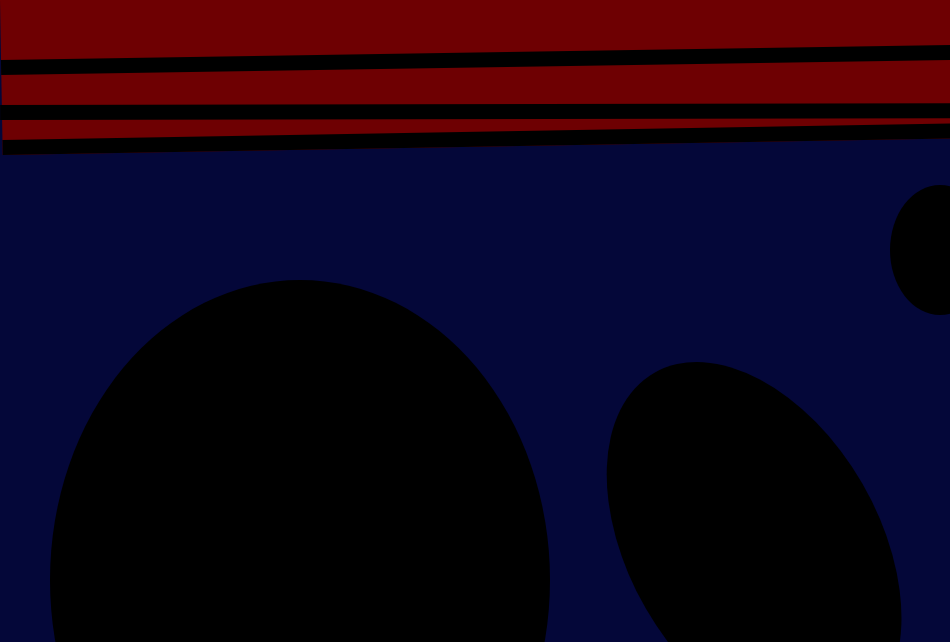
Frame 1 (no input)
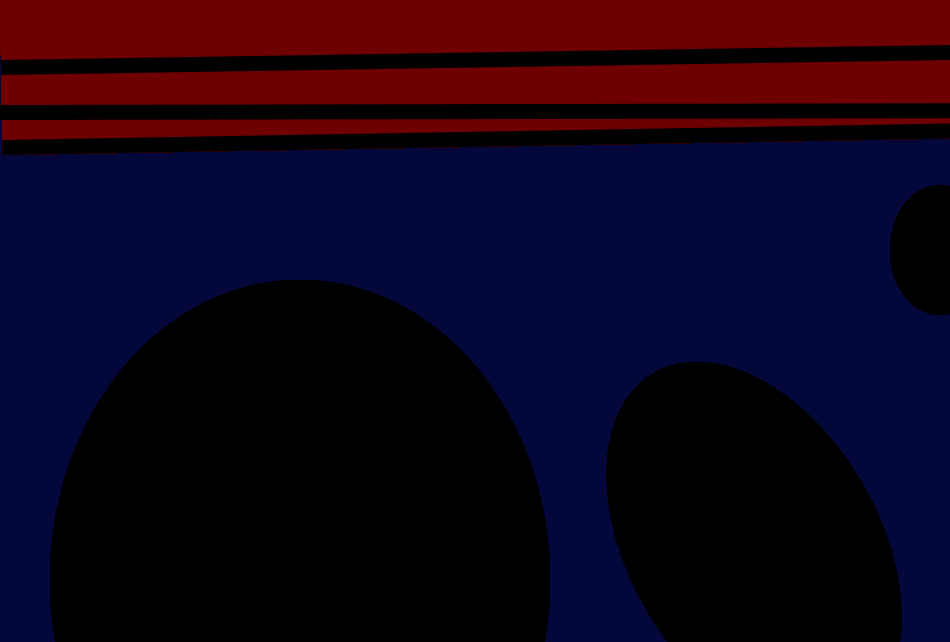
Frame 60 (no input)
Frame 120 (the mouse pressed at the canvas centre since frame 60): identical to frame 60, image omitted

The p5.js sketch that drew these frames (run headless with seeded random() and noise() and a simulated clock; from frame 60 on, the mouse is pressed at the canvas centre):

// p5.js sketch
// ── sketch.js
function setup() {
  createCanvas(950, 642);
  background(4, 7, 57);

  noStroke();
  angleMode(DEGREES);
  
}
  
function draw() {
  console.log(mouseX, mouseY);

  fill(110, 0, 2);
  push()
  rotate(-1)
  rect(0, 0, innerWidth, 155);
  pop()

  push();
  rotate(-1)
  fill(0);
  rect(0, 140, innerWidth, 15);
  pop();

  push();
  rotate(-0.1)
  fill(0);
  rect(0, 105, innerWidth, 15);
  pop();

   push();
  rotate(-0.9)
  fill(0);
  rect(0, 60, innerWidth, 15);
  pop();

  fill(0); 
ellipse(300, 580, 500, 600); 


push();
rotate(15)
fill(0); 
//ellipse(600, 450, 700, 200); 
pop()


push()
rotate(-30)
fill(0);
ellipse(380, 850, 250, 400);
pop()

fill(0)
ellipse(940, 250, 100, 130);



































}
